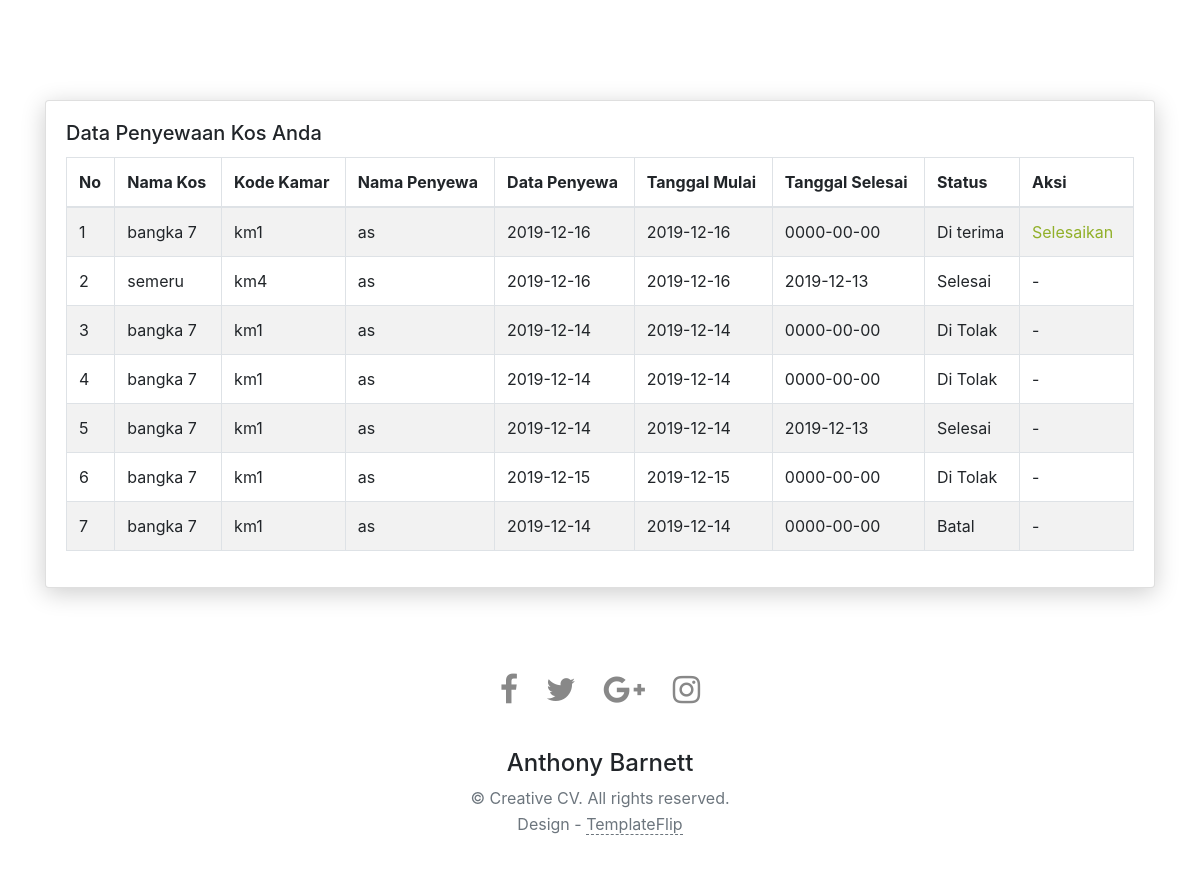
Screenshot of /pemilik/datasewa.php (signed in) with the database file from the repository.
### tables this page shows
CREATE TABLE `sewa` (
  `kode_sewa` varchar(8) NOT NULL,
  `kdkamar` varchar(5) NOT NULL,
  `nopenyewa` varchar(5) NOT NULL,
  `data_penyewa` text NOT NULL,
  `tgl_mulai` date NOT NULL,
  `tgl_selesai` date NOT NULL,
  `status_sewa` int(1) NOT NULL DEFAULT '1' COMMENT '0= cancel 1= wait acc 2 = acc 3= reject 4 = done',
  `create_at` datetime NOT NULL DEFAULT CURRENT_TIMESTAMP
);

CREATE TABLE `tbkos` (
  `kdkos` varchar(5) NOT NULL,
  `namakos` varchar(20) NOT NULL,
  `alamat` varchar(30) NOT NULL,
  `jemuran` int(2) DEFAULT NULL,
  `jeniskos` varchar(2) NOT NULL,
  `kamarmandi` int(2) DEFAULT NULL,
  `Parkiran` int(2) DEFAULT NULL,
  `kampus` varchar(5) DEFAULT NULL,
  `dapur` int(2) DEFAULT NULL,
  `televisi` int(2) DEFAULT NULL,
  `wifi` int(2) DEFAULT NULL,
  `warungmakan` int(2) DEFAULT NULL,
  `masjid` int(2) DEFAULT NULL,
  `atm` int(2) DEFAULT NULL,
  `minimarket` int(2) DEFAULT NULL,
  `kdpemilik` varchar(5) NOT NULL,
  `fotokos` varchar(191) NOT NULL,
  `fotokos1` varchar(191) NOT NULL
);

CREATE TABLE `tbpenyewa` (
  `nopenyewa` varchar(5) NOT NULL,
  `noktp` varchar(16) NOT NULL,
  `nama` varchar(30) NOT NULL,
  `alamat` varchar(30) NOT NULL,
  `nohp` varchar(15) NOT NULL,
  `username` varchar(10) NOT NULL,
  `password` varchar(20) NOT NULL,
  `email` varchar(30) NOT NULL,
  `fotoktp` varchar(191) NOT NULL,
  `fotoprofil` varchar(192) NOT NULL
);

### koneksi.php (called while the page is built, shortened)
<?php
$base_url = "http://localhost:8080/carikos/mobal/";
?>

### pemilik/datasewa.php (the view, shortened to what this page needs)
<?php
include 'inc/header.php';
$ceksewa = mysqli_query($koneksi, "SELECT a.*, b.harga, c.namakos, c.kdpemilik, d.nama as namapenyewa from sewa a
left join tbkamar b on a.kdkamar=b.kdkamar
left join tbpenyewa d on a.nopenyewa=d.nopenyewa
left join tbkos c on b.kdkos=c.kdkos where c.kdpemilik='$_SESSION[kode]' order by a.create_at desc");
?>
<div class="container">
  <div class="card-group" style="margin-top: 100px; margin-bottom: 50px;">
    <div class="card" style="background-color: #fff; ">
      <div style="text-align:left;" class="card-body">
        <h5 class="card-title">Data Penyewaan Kos Anda</h5>
        <div class="table-responsive m-t-10">
          <table id="myTable" class="table table-bordered table-striped">
            <thead>
              <tr>
                <th>No</th>
                <th>Nama Kos</th>
                <th>Kode Kamar</th>
                <th>Nama Penyewa</th>
                <th>Data Penyewa</th>
                <th>Tanggal Mulai</th>
                <th>Tanggal Selesai</th>
                <th>Status</th>
                <th>Aksi</th>
              </tr>
            </thead>
            <tbody>
              <?php
              $nt = ['Batal', 'Menunggu Konfirmasi', 'Di terima', 'Di Tolak', 'Selesai'];
              $no = 1;
              while ($p = mysqli_fetch_assoc($ceksewa)) {
                ?>
                <tr>
                  <td><?= $no; ?></td>
                  <td><?= $p['namakos']; ?></td>
                  <td>
                    <?= $p['kdkamar'] ?>
                  </td>
                  <td><?= $p['namapenyewa'] ?></td>
                  <td>
                    <?= $p['tgl_mulai'] ?>
                  </td>
                  <td>
                    <?= $p['tgl_mulai'] ?>
                  </td>
                  <td>
                    <?= $p['tgl_selesai'] ?>
                  </td>
                  <td>
                    <?= $nt[$p['status_sewa']] ?>
                  </td>
                  <td>
                    <?php
                      $status = $p['status_sewa'];
                      if ($status == "1") { ?>
                      <a href="datasewa.php?id=<?= $p['kode_sewa']; ?>&aksi=reject" style="color: red;" onclick="return confirm('Apakah anda yakin ingin menolak penyewaan ini?')">Tolak</a>&nbsp;
                      <a href="datasewa.php?id=<?= $p['kode_sewa']; ?>&aksi=acc" onclick="return confirm('Apakah anda yakin ingin menerima penyewaan ini?')">Terima</a>&nbsp;
                    <?php
                      } else  if ($status == "2") { ?>
                      <a href="datasewa.php?id=<?= $p['kode_sewa']; ?>&aksi=selesai" onclick="return confirm('Apakah anda yakin ingin Menyelesaikan penyewaan ini?')">Selesaikan</a>&nbsp;
                    <?php
                      } else {
                        echo "-";
                      }
                      ?>
                  </td>
                </tr>
              <?php
                $no++;
              } ?>
            </tbody>
          </table>
        </div>
      </div>
    </div>
  </div>
</div>
<?php
include "inc/footer.php";
?>

### pemilik/inc/header.php (shortened to what this page needs)
<?php
include "./../koneksi.php";
?>
<!DOCTYPE html>
<html lang="en">
<head>
    <link href="https://maxcdn.bootstrapcdn.com/font-awesome/latest/css/font-awesome.min.css" rel="stylesheet">
    <link href="<?= $base_url ?>css/aos.css" rel="stylesheet">
    <link href="<?= $base_url ?>styles/main.css" rel="stylesheet">
    <link href="<?= $base_url ?>css/bootstrap.min.css" rel="stylesheet">
    <link rel="stylesheet" href="<?= $base_url ?>penyewa/inc/chatstyle.css">
</head>
<body id="top">
    <header>
        <div class="profile-page sidebar-collapse">
            <nav class="navbar navbar-expand-lg fixed-top navbar-transparent bg-primary" color-on-scroll="400">
                <div class="container">
                    <div class="navbar-translate"><a class="navbar-brand" href="index.php" rel="tooltip">kembali</a>
                    </div>
                    <div class="collapse navbar-collapse justify-content-end" id="navigation">
                        <ul class="navbar-nav">
                            <li class="nav-item">
                                <a class="nav-link smooth-scroll" href="../profilpemilik.php">Profil Saya</a>
                            </li>
                            <a class="nav-link smooth-scroll" href="../index1.php">log out</a>
                        </ul>
                    </div>
                </div>
            </nav>
        </div>
    </header>
    <div class="page-content">

### pemilik/inc/footer.php (shortened to what this page needs)
</div>
<footer class="footer">
    <div class="container text-center"><a class="cc-facebook btn btn-link" href="#"><i class="fa fa-facebook fa-2x " aria-hidden="true"></i></a><a class="cc-twitter btn btn-link " href="#"><i class="fa fa-twitter fa-2x " aria-hidden="true"></i></a><a class="cc-google-plus btn btn-link" href="#"><i class="fa fa-google-plus fa-2x" aria-hidden="true"></i></a><a class="cc-instagram btn btn-link" href="#"><i class="fa fa-instagram fa-2x " aria-hidden="true"></i></a></div>
    <div class="h4 title text-center">Anthony Barnett</div>
    <div class="text-center text-muted">
        <p>&copy; Creative CV. All rights reserved.<br>Design - <a class="credit" href="https://templateflip.com" target="_blank">TemplateFlip</a></p>
    </div>
</footer>
</body>
</html>

### pemilik/inc/header.php (style rules this page uses)
body { background-image: url("../images/penyewa.png"); background-size: cover; }
.nav-item>a { color: #fff; }

### rows the page displays
sewa: tbkos.namakos "bangka 7", kdkamar "km1", tbpenyewa.nama "as", tgl_mulai "2019-12-16", tgl_selesai "0000-00-00", status_sewa "Di terima"
sewa: tbkos.namakos "semeru", kdkamar "km4", tbpenyewa.nama "as", tgl_mulai "2019-12-16", tgl_selesai "2019-12-13", status_sewa "Selesai"
sewa: tbkos.namakos "bangka 7", kdkamar "km1", tbpenyewa.nama "as", tgl_mulai "2019-12-14", tgl_selesai "0000-00-00", status_sewa "Di Tolak"
sewa: tbkos.namakos "bangka 7", kdkamar "km1", tbpenyewa.nama "as", tgl_mulai "2019-12-14", tgl_selesai "0000-00-00", status_sewa "Di Tolak"
sewa: tbkos.namakos "bangka 7", kdkamar "km1", tbpenyewa.nama "as", tgl_mulai "2019-12-14", tgl_selesai "2019-12-13", status_sewa "Selesai"
sewa: tbkos.namakos "bangka 7", kdkamar "km1", tbpenyewa.nama "as", tgl_mulai "2019-12-15", tgl_selesai "0000-00-00", status_sewa "Di Tolak"
sewa: tbkos.namakos "bangka 7", kdkamar "km1", tbpenyewa.nama "as", tgl_mulai "2019-12-14", tgl_selesai "0000-00-00", status_sewa "Batal"
